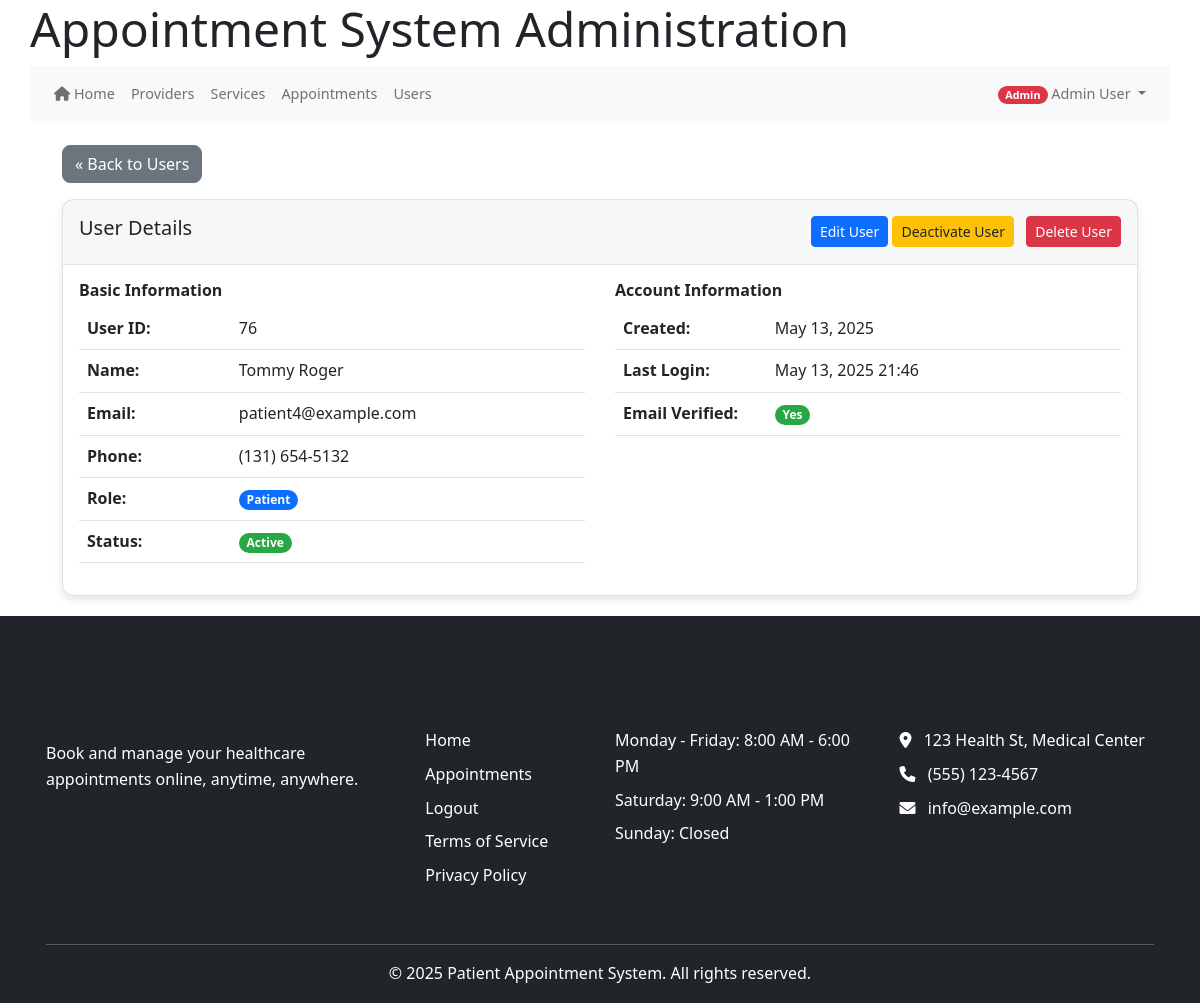
Page /index.php/admin/users/view/76 (signed in) on the committed database.
### tables this page shows
CREATE TABLE IF NOT EXISTS `users` (
  `user_id` int(11) NOT NULL AUTO_INCREMENT,
  `email` varchar(255) NOT NULL,
  `password_hash` varchar(255) NOT NULL,
  `first_name` varchar(100) NOT NULL,
  `last_name` varchar(100) NOT NULL,
  `phone` varchar(20) DEFAULT NULL,
  `role` enum('patient','provider','admin','staff') NOT NULL,
  `is_active` tinyint(1) DEFAULT 1,
  `is_verified` tinyint(1) DEFAULT 0,
  `email_verified_at` datetime DEFAULT NULL,
  `created_at` datetime DEFAULT current_timestamp(),
  `last_login` datetime DEFAULT NULL,
  `verification_token` varchar(64) DEFAULT NULL,
  `reset_token` varchar(64) DEFAULT NULL,
  `reset_token_expires` datetime DEFAULT NULL,
  `token_expires` datetime DEFAULT NULL,
  `password_change_required` tinyint(1) DEFAULT 0,
  PRIMARY KEY (`user_id`)
);

### core/helpers.php (called while the page is built, shortened)
<?php
function base_url($path = '') {
    $protocol = isset($_SERVER['HTTPS']) && $_SERVER['HTTPS'] !== 'off' ? 'https' : 'http';
    $host = $_SERVER['HTTP_HOST'] ?? 'localhost';
    $script_name = $_SERVER['SCRIPT_NAME'];
    $base_dir = dirname($script_name);
    $base_url = "{$protocol}://{$host}{$base_dir}";
    $base_url = rtrim($base_url, '/');
    $path = ltrim($path, '/');
    return $path ? "{$base_url}/{$path}" : $base_url;
}

### public_html/bootstrap.php (called while the page is built, shortened)
<?php
require_once APP_ROOT . '/core/helpers.php';
require_once CORE_PATH . '/helpers.php';
function get_db() {
    static $db = null;
    if ($db === null) {
        if (defined('DB_HOST') && defined('DB_USER') && defined('DB_PASS') && defined('DB_NAME')) {
            $db = new mysqli(DB_HOST, DB_USER, DB_PASS, DB_NAME);
            $db->set_charset('utf8mb4');
        } else {
            throw new Exception("Database constants not defined");
        }
    }
    return $db;
}
return true;

### models/User.php (called while the page is built, shortened)
<?php
class User {
    private $db;
    public function __construct($db) {
        $this->db = $db;
    }
    public function getUserById($userId) {
        try {
            if ($this->db instanceof mysqli) {
                $stmt = $this->db->prepare("
                    SELECT user_id, email, first_name, last_name, phone, role, is_active,
                        email_verified_at, created_at, last_login
                    FROM users
                    WHERE user_id = ?
                ");
                $stmt->bind_param("i", $userId);
                $stmt->execute();
                $result = $stmt->get_result();
                return $result->fetch_assoc();
            }
            return null;
        } catch (Exception $e) {
            error_log("Get user error: " . $e->getMessage());
            return null;
        }
    }
}
?>

### views/admin/user_view.php (the view, shortened to what this page needs)
<?php include VIEW_PATH . '/partials/header.php'; ?>
<div class="container">
    <div class="row mb-3">
        <div class="col-md-12">
            <a href="<?= base_url('index.php/admin/users') ?>" class="btn btn-secondary">« Back to Users</a>
        </div>
    </div>
    <div class="row">
        <div class="col-md-12">
            <div class="card">
                <div class="card-header d-flex justify-content-between">
                    <h5>User Details</h5>
                    <div>
                        <a href="<?= base_url('index.php/admin/users/edit/' . $user['user_id']) ?>" class="btn btn-primary btn-sm">Edit User</a>
                        <?php if ($user['is_active']): ?>
                            <button type="button" class="btn btn-warning btn-sm" data-bs-toggle="modal" data-bs-target="#deactivateUserModal">
                                Deactivate User
                            </button>
                        <?php else: ?>
                            <a href="<?= base_url('index.php/admin/users/activate/' . $user['user_id']) ?>" class="btn btn-success btn-sm">
                                Activate User
                            </a>
                        <?php endif; ?>
                        <button type="button" class="btn btn-danger btn-sm ms-2" data-bs-toggle="modal" data-bs-target="#deleteUserModal">
                            Delete User
                        </button>
                    </div>
                </div>
                <div class="card-body">
                    <div class="row">
                        <div class="col-md-6">
                            <h6 class="fw-bold">Basic Information</h6>
                            <table class="table">
                                <tr>
                                    <th width="30%">User ID:</th>
                                    <td><?= $user['user_id'] ?></td>
                                </tr>
                                <tr>
                                    <th>Name:</th>
                                    <td><?= htmlspecialchars($user['first_name'] . ' ' . $user['last_name']) ?></td>
                                </tr>
                                <tr>
                                    <th>Email:</th>
                                    <td><?= htmlspecialchars($user['email']) ?></td>
                                </tr>
                                <tr>
                                    <th>Phone:</th>
                                    <td><?= htmlspecialchars($user['phone'] ?? 'Not provided') ?></td>
                                </tr>
                                <tr>
                                    <th>Role:</th>
                                    <td><span class="badge bg-<?= $user['role'] === 'admin' ? 'danger' : ($user['role'] === 'provider' ? 'success' : 'primary') ?>"><?= ucfirst($user['role']) ?></span></td>
                                </tr>
                                <tr>
                                    <th>Status:</th>
                                    <td><?= $user['is_active'] ? '<span class="badge bg-success">Active</span>' : '<span class="badge bg-secondary">Inactive</span>' ?></td>
                                </tr>
                            </table>
                        </div>
                        <div class="col-md-6">
                            <h6 class="fw-bold">Account Information</h6>
                            <table class="table">
                                <tr>
                                    <th width="30%">Created:</th>
                                    <td><?= date('F j, Y', strtotime($user['created_at'] ?? 'now')) ?></td>
                                </tr>
                                <tr>
                                    <th>Last Login:</th>
                                    <td><?= isset($user['last_login']) ? date('F j, Y H:i', strtotime($user['last_login'])) : 'Never' ?></td>
                                </tr>
                                <tr>
                                    <th>Email Verified:</th>
                                    <td><?= isset($user['email_verified_at']) ? '<span class="badge bg-success">Yes</span>' : '<span class="badge bg-warning">No</span>' ?></td>
                                </tr>
                            </table>
                        </div>
                    </div>
                </div>
            </div>
        </div>
    </div>
</div>
<?php include VIEW_PATH . '/partials/footer.php'; ?>

### views/partials/header.php (style rules this page uses)
body { padding-top: 20px; padding-bottom: 20px; font-family: 'Segoe UI', Tahoma, Geneva, Verdana, sans-serif; }
.card { margin-bottom: 20px; border-radius: 12px; box-shadow: 0 4px 8px rgba(0,0,0,0.1) !important; transition: none !important; }

### views/partials/footer.php (style rules this page uses)
html, body { height: 100%; margin: 0; padding: 0; }
body { display: flex; flex-direction: column; min-height: 100vh; }
.container { flex: 1 0 auto; }

### rows in the picture
users: user_id "76", first_name+last_name "Tommy Roger", email "patient4@example.com", phone "(131) 654-5132", role "Patient", created_at "May 13, 2025", last_login "May 13, 2025 21:46"

### other values in the picture
$userRole "Admin"
$userName "Admin User"
